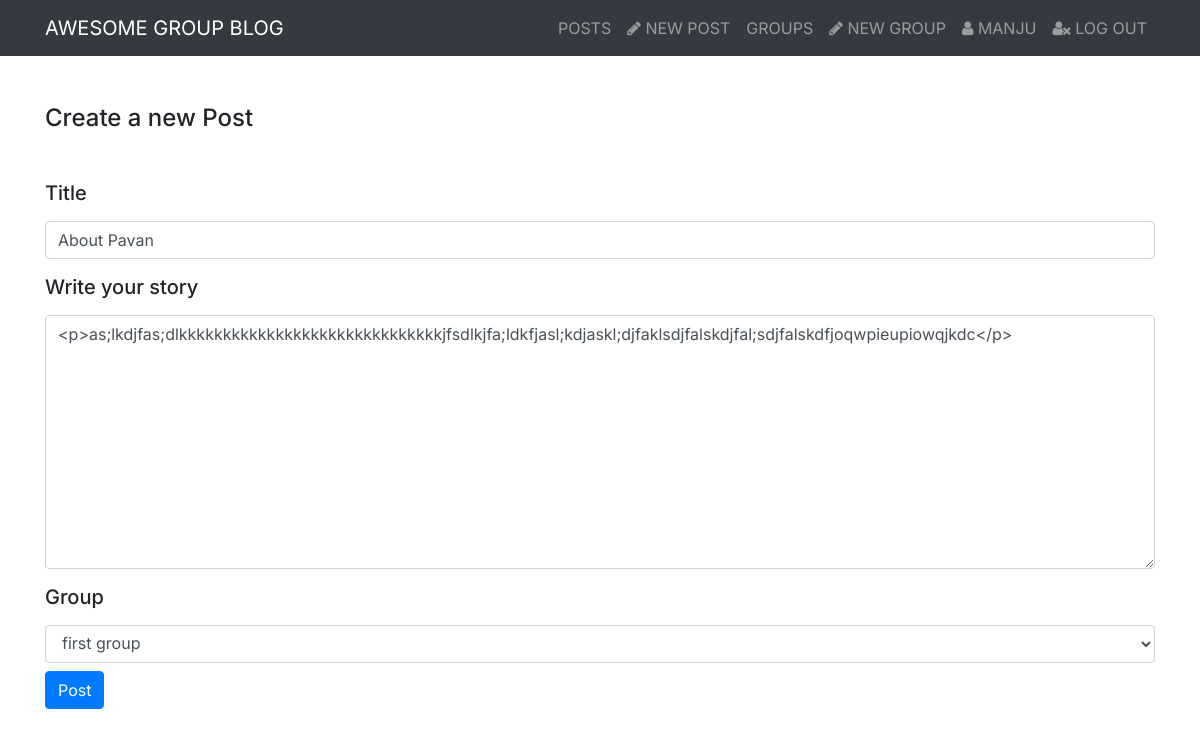
Screenshot of /posts/edit/11/ (signed in) with the database file from the repository.
### posts/models.py (models this page shows, shortened)
class Post(models.Model):
    user = models.ForeignKey(User, related_name='posts',on_delete=models.CASCADE)
    created_at = models.DateTimeField(auto_now=True)
    title = models.CharField(max_length=250,default='')
    message = RichTextField()
    group = models.ForeignKey(Group, related_name='posts', null=True, blank=True,on_delete=models.CASCADE)
    class Meta:
        ordering = ['-created_at']
        unique_together = ['user', 'message']

### posts/views.py (the view)
# urls.py: path('edit/<int:pk>/', views.PostUpdate.as_view(), name='edit'),
class PostUpdate(SelectRelatedMixin, generic.UpdateView, LoginRequiredMixin):
    model = models.Post
    form_class = forms.PostForm
    select_related = ('user', 'group')
    def get_queryset(self):
        queryset = super().get_queryset()
        return queryset.filter(user_id=self.request.user.id)

### posts/forms.py
class PostForm(forms.ModelForm):
    class Meta:
        model = models.Post
        fields = ('title', 'message', 'group')
        widgets = {
            'message': forms.Textarea(attrs={'class': 'form-control mb-3'}),
            'title': forms.TextInput(attrs={'class': 'form-control mb-3'}),
            'group': forms.Select(attrs={'class': 'form-control'}),
        }

### groups/models.py (called while the page is built)
    def __str__(self):
        return self.name

### posts/templates/posts/post_form.html (shortened to what this page needs)
{% extends "posts/post_base.html" %}
{% load bootstrap4 %}
{% block post_content %}
<div class="container mt-5">
    <h4 class="mb-5">Create a new Post</h4>
    <form action="" id="postForm" method="POST">
        <div>
            <label for="{{ form.title.id_for_label }}"><h5>Title</h5></label>
            {{ form.title }}
        </div>
        <div>
            <label for="{{ form.message.id_for_label }}"><h5>Write your story</h5></label>
            <div>
            {{ form.message }}
            </div>
        </div>
        <div class="mt-2">
            <label for="{{ form.group.id_for_label }}"><h5>Group</h5></label>
            {{ form.group }}
        </div>
        <input type="submit" value="Post" class="btn btn-primary mt-2">
    </form>
</div>
{% endblock %}

### templates/base.html (shortened to what this page needs)
<!DOCTYPE html>
{% load static %}
{% load bootstrap4 %}
{% load active_link_tags %}
<html lang="en">
<head>
    <link rel="stylesheet" href="https://maxcdn.bootstrapcdn.com/bootstrap/4.0.0/css/bootstrap.min.css">
    <link rel="stylesheet" href="https://rsms.me/inter/inter.css">
    <link href="https://maxcdn.bootstrapcdn.com/font-awesome/4.2.0/css/font-awesome.min.css" rel="stylesheet">
</head>
<body class="font1">
<nav class="navbar navbar-expand-lg navbar-dark bg-dark" style="font-family: 'Inter', sans-serif;">
  <div class="container">
    <a class="navbar-brand" href="{% url 'all' %}">AWESOME GROUP BLOG</a>
    <div class="collapse navbar-collapse navbar-right justify-content-end" id="navbarNav">
      <div class="navbar-nav">
          {% if user.is_authenticated %}
          {% url 'all' as url %}
            <li class="{% if request.path == url %}active active1{% endif %}">
                <a class="nav-link" href="{{url}}"> POSTS</a>
            </li>
          {% url 'posts:create' as url %}
          <li class="{% if request.path == url %}active active1{% endif %}">
              <a class="nav-link" href="{{url}}"> <i class="fa fa-pencil" aria-hidden="true"></i> NEW POST</a>
          </li>
          {% url 'groups:all' as url %}
          <li class="{% if request.path == url %}active active1{% endif %}">
              <a class="nav-link" href="{{url}}"> GROUPS</a>
          </li>
          {% url 'groups:create' as url %}
          <li class="{% if request.path == url %}active active1{% endif %}">
              <a class="nav-link" href="{{url}}"> <i class="fa fa-pencil" aria-hidden="true"></i> NEW GROUP</a>
          </li>
          {% url 'accounts:about_user' pk=request.user.pk as url %}
          <li class="{% if request.path == url %}active active1{% endif %}">
              <a class="nav-link" href="{{url}}"><i class="fa fa-user" aria-hidden="true"></i> {{request.user|upper}}</a>
          </li>
          {% url 'accounts:logout' as url %}
          <li class="{% if request.path == url %}active active1{% endif %}">
              <a class="nav-link" href="{{url}}"><i class="fa fa-user-times" aria-hidden="true"></i> LOG OUT</a>
          </li>
          {% endif %}
      </div>
    </div>
  </div>
</nav>
    <div class="" style="font-family: 'Inter', sans-serif;">
        {% block content %}
        {% endblock %}
    </div>
</body>
</html>

### rows the page displays
Post: title "About Pavan", message "<p>as;lkdjfas;dlkkkkkkkkkkkkkkkkkkkkkkkkkkkkkkjfsdlkjfa;ldkfjasl;kdjaskl;djfaklsdjfalskdjfal;sdjfalskdfjoqwpieupiowqjkdc</p>", group "first group"

### other values shown
{{ request.user|upper }} "MANJU"
